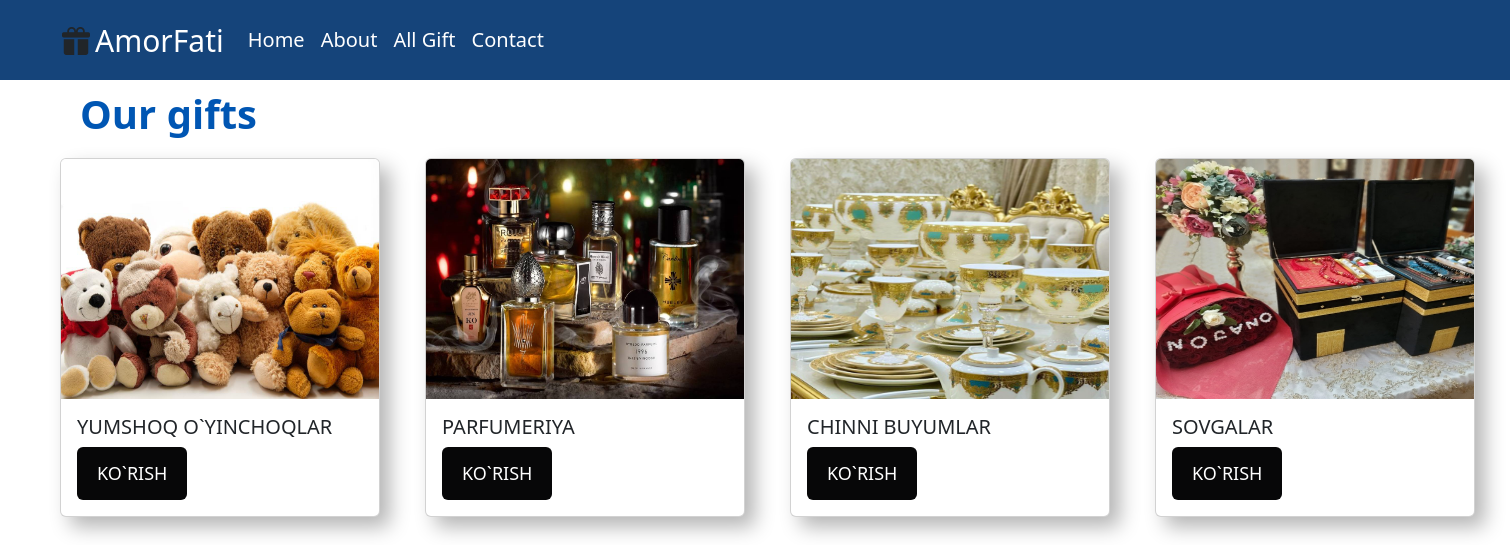
The app's page /gifts/ with its own data.
### gift/models.py (models this page shows, shortened)
class TypesGift(models.Model):
    typegift=models.CharField(max_length=100)
    picture=models.ImageField()

### gift/views.py (the view)
# urls.py: path('gifts/',GiftsView.as_view(),name='gifts'),
class GiftsView(View):
    def get(self,request):
        gifts=TypesGift.objects.all()
        return render(request,'all_gift.html',{'gifts':gifts})

### templates/all_gift.html (shortened to what this page needs)
{%extends 'base.html'%}
{%block content%}
<head>
</head>
<body>
    <h1 class="gifts"><b>Our gifts</b></h1>
    <section class="card-gift">
      {%for i in gifts%}
        <div class="card" style="width: 20rem;">
            <img src="{{i.picture.url}}" style="height: 15rem;" class="card-img-top" alt="...">
            <div class="card-body">
              <h5 class="card-title" style="text-transform: uppercase;">{{i.typegift}}</h5>
              <a href="{% url 'detail' i.id %}" class="btn btn-primary">KO`RISH</a>
            </div>
          </div>
          {%endfor%}
    </section>
    {%endblock%}

### static/css/style.css (style rules this page uses)
.btn { display: inline-block; font-size: 18px; color: #fff; background-color: #070708; padding: 13px 20px; border: none; cursor: pointer; }
.gifts { color: #0056b3; padding: 0%; margin:10px; margin-left:80px; }
.card-gift { margin-left:50px; margin-right: 20px; padding: 10px; width: 1450px; display:grid; grid-template-columns: repeat(4,1fr); gap: 30px; }
.card { margin-top: 0; box-shadow: 10px 10px 20px #b5b5b5; transition: 1s; }

### templates/all_gift.html (style rules this page uses)
.card { transition: 1s; }

### records on screen
TypesGift: picture (picture), typegift "YUMSHOQ O`YINCHOQLAR"
TypesGift: picture (picture), typegift "PARFUMERIYA"
TypesGift: picture (picture), typegift "CHINNI BUYUMLAR"
TypesGift: picture (picture), typegift "SOVGALAR"
